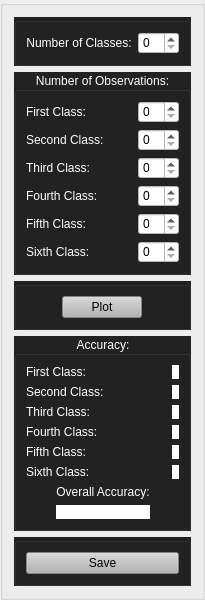
          <widget class="QGroupBox" name="GB_PLSDA_PltDetails">
           <property name="sizePolicy">
            <sizepolicy hsizetype="Fixed" vsizetype="Preferred">
             <horstretch>0</horstretch>
             <verstretch>0</verstretch>
            </sizepolicy>
           </property>
           <property name="title">
            <string/>
           </property>
           <layout class="QGridLayout" name="gridLayout_8">
            <item row="0" column="0">
             <layout class="QVBoxLayout" name="verticalLayout_32">
              <item>
               <widget class="QGroupBox" name="groupBox_15">
                <property name="styleSheet">
                 <string notr="true">background-color: rgb(34, 34, 34);
color: white;</string>
                </property>
                <property name="title">
                 <string/>
                </property>
                <layout class="QGridLayout" name="gridLayout_6">
                 <item row="0" column="0">
                  <layout class="QHBoxLayout" name="horizontalLayout_20">
                   <item>
                    <widget class="QLabel" name="label_8">
                     <property name="styleSheet">
                      <string notr="true">color: white;</string>
                     </property>
                     <property name="text">
                      <string>Number of Classes:</string>
                     </property>
                     <property name="alignment">
                      <set>Qt::AlignCenter</set>
                     </property>
                    </widget>
                   </item>
                   <item>
                    <widget class="QSpinBox" name="SP_Classes">
                     <property name="sizePolicy">
                      <sizepolicy hsizetype="Maximum" vsizetype="Fixed">
                       <horstretch>0</horstretch>
                       <verstretch>0</verstretch>
                      </sizepolicy>
                     </property>
                     <property name="styleSheet">
                      <string notr="true">background-color: rgb(255, 255, 255);
color: black;</string>
                     </property>
                    </widget>
                   </item>
                  </layout>
                 </item>
                </layout>
               </widget>
              </item>
              <item>
               <widget class="QGroupBox" name="groupBox_3">
                <property name="styleSheet">
                 <string notr="true">background-color: rgb(34, 34, 34);
color: white;</string>
                </property>
                <property name="title">
                 <string>Number of Observations:</string>
                </property>
                <property name="alignment">
                 <set>Qt::AlignCenter</set>
                </property>
                <layout class="QGridLayout" name="gridLayout_5">
                 <item row="0" column="0">
                  <layout class="QHBoxLayout" name="horizontalLayout_21">
                   <item>
                    <layout class="QVBoxLayout" name="verticalLayout_24">
                     <item>
                      <widget class="QLabel" name="LB_1stClass">
                       <property name="styleSheet">
                        <string notr="true">color: white;</string>
                       </property>
                       <property name="text">
                        <string>First Class:</string>
                       </property>
                       <property name="alignment">
                        <set>Qt::AlignLeading|Qt::AlignLeft|Qt::AlignVCenter</set>
                       </property>
                      </widget>
                     </item>
                     <item>
                      <widget class="QLabel" name="LB_2ndClass">
                       <property name="styleSheet">
                        <string notr="true">color: white;</string>
                       </property>
                       <property name="text">
                        <string>Second Class:</string>
                       </property>
                       <property name="alignment">
                        <set>Qt::AlignLeading|Qt::AlignLeft|Qt::AlignVCenter</set>
                       </property>
                      </widget>
                     </item>
                     <item>
                      <widget class="QLabel" name="LB_3rdClass">
                       <property name="styleSheet">
                        <string notr="true">color: white;</string>
                       </property>
                       <property name="text">
                        <string>Third Class:</string>
                       </property>
                       <property name="alignment">
                        <set>Qt::AlignLeading|Qt::AlignLeft|Qt::AlignVCenter</set>
                       </property>
                      </widget>
                     </item>
                     <item>
                      <widget class="QLabel" name="LB_4thClass">
                       <property name="styleSheet">
                        <string notr="true">color: white;</string>
                       </property>
                       <property name="text">
                        <string>Fourth Class:</string>
                       </property>
                       <property name="alignment">
                        <set>Qt::AlignLeading|Qt::AlignLeft|Qt::AlignVCenter</set>
                       </property>
                      </widget>
                     </item>
                     <item>
                      <widget class="QLabel" name="LB_5thClass">
                       <property name="styleSheet">
                        <string notr="true">color: white;</string>
                       </property>
                       <property name="text">
                        <string>Fifth Class:</string>
                       </property>
                       <property name="alignment">
                        <set>Qt::AlignLeading|Qt::AlignLeft|Qt::AlignVCenter</set>
                       </property>
                      </widget>
                     </item>
                     <item>
                      <widget class="QLabel" name="LB_6thClass">
                       <property name="styleSheet">
                        <string notr="true">color: white;</string>
                       </property>
                       <property name="text">
                        <string>Sixth Class:</string>
                       </property>
                      </widget>
                     </item>
                    </layout>
                   </item>
                   <item>
                    <spacer name="horizontalSpacer_23">
                     <property name="orientation">
                      <enum>Qt::Horizontal</enum>
                     </property>
                     <property name="sizeHint" stdset="0">
                      <size>
                       <width>13</width>
                       <height>20</height>
                      </size>
                     </property>
                    </spacer>
                   </item>
                   <item>
                    <layout class="QVBoxLayout" name="verticalLayout_25">
                     <item>
                      <widget class="QSpinBox" name="SP_1stClass">
                       <property name="styleSheet">
                        <string notr="true">background-color: rgb(255, 255, 255);
color: black;</string>
                       </property>
                      </widget>
                     </item>
                     <item>
                      <widget class="QSpinBox" name="SP_2ndClass">
                       <property name="styleSheet">
                        <string notr="true">background-color: rgb(255, 255, 255);
color: black;</string>
                       </property>
                      </widget>
                     </item>
                     <item>
                      <widget class="QSpinBox" name="SP_3rdClass">
                       <property name="styleSheet">
                        <string notr="true">background-color: rgb(255, 255, 255);
color: black;</string>
                       </property>
                      </widget>
                     </item>
                     <item>
                      <widget class="QSpinBox" name="SP_4thClass">
                       <property name="styleSheet">
                        <string notr="true">background-color: rgb(255, 255, 255);
color: black;</string>
                       </property>
                      </widget>
                     </item>
                     <item>
                      <widget class="QSpinBox" name="SP_5thClass">
                       <property name="styleSheet">
                        <string notr="true">background-color: rgb(255, 255, 255);
color: black;</string>
                       </property>
                      </widget>
                     </item>
                     <item>
                      <widget class="QSpinBox" name="SP_6thClass">
                       <property name="styleSheet">
                        <string notr="true">background-color: rgb(255, 255, 255);
color: black;</string>
                       </property>
                      </widget>
                     </item>
                    </layout>
                   </item>
                  </layout>
                 </item>
                </layout>
               </widget>
              </item>
              <item>
               <widget class="QGroupBox" name="groupBox_7">
                <property name="styleSheet">
                 <string notr="true">background-color: rgb(34, 34, 34);
color: black;</string>
                </property>
                <property name="title">
                 <string/>
                </property>
                <layout class="QGridLayout" name="gridLayout_7">
                 <item row="0" column="0">
                  <widget class="QPushButton" name="PB_PltPred_Ref_Class">
                   <property name="sizePolicy">
                    <sizepolicy hsizetype="Maximum" vsizetype="Maximum">
                     <horstretch>0</horstretch>
                     <verstretch>0</verstretch>
                    </sizepolicy>
                   </property>
                   <property name="styleSheet">
                    <string notr="true">background-color: rgb(180, 180, 180);</string>
                   </property>
                   <property name="text">
                    <string>Plot</string>
                   </property>
                  </widget>
                 </item>
                </layout>
               </widget>
              </item>
              <item>
               <widget class="QGroupBox" name="groupBox">
                <property name="styleSheet">
                 <string notr="true">background-color: rgb(34, 34, 34);
color: white;</string>
                </property>
                <property name="title">
                 <string>Accuracy:</string>
                </property>
                <property name="alignment">
                 <set>Qt::AlignCenter</set>
                </property>
                <layout class="QVBoxLayout" name="verticalLayout_30">
                 <item>
                  <layout class="QVBoxLayout" name="verticalLayout_29">
                   <item>
                    <layout class="QHBoxLayout" name="horizontalLayout_22">
                     <item>
                      <layout class="QVBoxLayout" name="verticalLayout_26">
                       <item>
                        <widget class="QLabel" name="LB_Accur_1stCls1">
                         <property name="styleSheet">
                          <string notr="true">color: white;</string>
                         </property>
                         <property name="text">
                          <string>First Class:</string>
                         </property>
                        </widget>
                       </item>
                       <item>
                        <widget class="QLabel" name="LB_Accur_2ndCls1">
                         <property name="styleSheet">
                          <string notr="true">color: white;</string>
                         </property>
                         <property name="text">
                          <string>Second Class:</string>
                         </property>
                        </widget>
                       </item>
                       <item>
                        <widget class="QLabel" name="LB_Accur_3rdCls1">
                         <property name="styleSheet">
                          <string notr="true">color: white;</string>
                         </property>
                         <property name="text">
                          <string>Third Class:</string>
                         </property>
                        </widget>
                       </item>
                       <item>
                        <widget class="QLabel" name="LB_Accur_4thCls1">
                         <property name="styleSheet">
                          <string notr="true">color: white;</string>
                         </property>
                         <property name="text">
                          <string>Fourth Class:</string>
                         </property>
                        </widget>
                       </item>
                       <item>
                        <widget class="QLabel" name="LB_Accur_5thCls1">
                         <property name="styleSheet">
                          <string notr="true">color: white;</string>
                         </property>
                         <property name="text">
                          <string>Fifth Class:</string>
                         </property>
                        </widget>
                       </item>
                       <item>
                        <widget class="QLabel" name="LB_Accur_6thCls1">
                         <property name="styleSheet">
                          <string notr="true">color: white;</string>
                         </property>
                         <property name="text">
                          <string>Sixth Class:</string>
                         </property>
                        </widget>
                       </item>
                      </layout>
                     </item>
                     <item>
                      <spacer name="horizontalSpacer_24">
                       <property name="orientation">
                        <enum>Qt::Horizontal</enum>
                       </property>
                       <property name="sizeHint" stdset="0">
                        <size>
                         <width>40</width>
                         <height>20</height>
                        </size>
                       </property>
                      </spacer>
                     </item>
                     <item>
                      <layout class="QVBoxLayout" name="verticalLayout_27">
                       <item>
                        <widget class="QLabel" name="LB_Accur_1stCls">
                         <property name="styleSheet">
                          <string notr="true">background-color: rgb(255, 255, 255);
color: black;</string>
                         </property>
                         <property name="text">
                          <string/>
                         </property>
                         <property name="alignment">
                          <set>Qt::AlignCenter</set>
                         </property>
                        </widget>
                       </item>
                       <item>
                        <widget class="QLabel" name="LB_Accur_2ndCls">
                         <property name="styleSheet">
                          <string notr="true">background-color: rgb(255, 255, 255);
color: black;</string>
                         </property>
                         <property name="text">
                          <string/>
                         </property>
                         <property name="alignment">
                          <set>Qt::AlignCenter</set>
                         </property>
                        </widget>
                       </item>
                       <item>
                        <widget class="QLabel" name="LB_Accur_3rdCls">
                         <property name="styleSheet">
                          <string notr="true">background-color: rgb(255, 255, 255);
color: black;</string>
                         </property>
                         <property name="text">
                          <string/>
                         </property>
                         <property name="alignment">
                          <set>Qt::AlignCenter</set>
                         </property>
                        </widget>
                       </item>
                       <item>
                        <widget class="QLabel" name="LB_Accur_4thCls">
                         <property name="styleSheet">
                          <string notr="true">background-color: rgb(255, 255, 255);
color: black;</string>
                         </property>
                         <property name="text">
                          <string/>
                         </property>
                         <property name="alignment">
                          <set>Qt::AlignCenter</set>
                         </property>
                        </widget>
                       </item>
                       <item>
                        <widget class="QLabel" name="LB_Accur_5thCls">
                         <property name="styleSheet">
                          <string notr="true">background-color: rgb(255, 255, 255);
color: black;</string>
                         </property>
                         <property name="text">
                          <string/>
                         </property>
                         <property name="alignment">
                          <set>Qt::AlignCenter</set>
                         </property>
                        </widget>
                       </item>
                       <item>
                        <widget class="QLabel" name="LB_Accur_6thCls">
                         <property name="styleSheet">
                          <string notr="true">background-color: rgb(255, 255, 255);
color: black;</string>
                         </property>
                         <property name="text">
                          <string/>
                         </property>
                        </widget>
                       </item>
                      </layout>
                     </item>
                    </layout>
                   </item>
                   <item>
                    <layout class="QHBoxLayout" name="horizontalLayout_23">
                     <item>
                      <spacer name="horizontalSpacer_25">
                       <property name="orientation">
                        <enum>Qt::Horizontal</enum>
                       </property>
                       <property name="sizeHint" stdset="0">
                        <size>
                         <width>18</width>
                         <height>20</height>
                        </size>
                       </property>
                      </spacer>
                     </item>
                     <item>
                      <layout class="QVBoxLayout" name="verticalLayout_28">
                       <item>
                        <widget class="QLabel" name="LB_Overall_Accur1">
                         <property name="sizePolicy">
                          <sizepolicy hsizetype="Preferred" vsizetype="Maximum">
                           <horstretch>0</horstretch>
                           <verstretch>0</verstretch>
                          </sizepolicy>
                         </property>
                         <property name="styleSheet">
                          <string notr="true">color: white;</string>
                         </property>
                         <property name="text">
                          <string>Overall Accuracy:</string>
                         </property>
                         <property name="alignment">
                          <set>Qt::AlignCenter</set>
                         </property>
                        </widget>
                       </item>
                       <item>
                        <widget class="QLabel" name="LB_Overall_Accur">
                         <property name="sizePolicy">
                          <sizepolicy hsizetype="Preferred" vsizetype="Maximum">
                           <horstretch>0</horstretch>
                           <verstretch>0</verstretch>
                          </sizepolicy>
                         </property>
                         <property name="styleSheet">
                          <string notr="true">background-color: rgb(255, 255, 255);
color: black;</string>
                         </property>
                         <property name="text">
                          <string/>
                         </property>
                         <property name="alignment">
                          <set>Qt::AlignCenter</set>
                         </property>
                        </widget>
                       </item>
                      </layout>
                     </item>
                     <item>
                      <spacer name="horizontalSpacer_26">
                       <property name="orientation">
                        <enum>Qt::Horizontal</enum>
                       </property>
                       <property name="sizeHint" stdset="0">
                        <size>
                         <width>18</width>
                         <height>20</height>
                        </size>
                       </property>
                      </spacer>
                     </item>
                    </layout>
                   </item>
                  </layout>
                 </item>
                </layout>
               </widget>
              </item>
              <item>
               <widget class="QGroupBox" name="groupBox_9">
                <property name="styleSheet">
                 <string notr="true">background-color: rgb(34, 34, 34);
color: black;</string>
                </property>
                <property name="title">
                 <string/>
                </property>
                <layout class="QVBoxLayout" name="verticalLayout_31">
                 <item>
                  <widget class="QPushButton" name="PB_Sve_PredRef_Class">
                   <property name="sizePolicy">
                    <sizepolicy hsizetype="Preferred" vsizetype="Fixed">
                     <horstretch>0</horstretch>
                     <verstretch>0</verstretch>
                    </sizepolicy>
                   </property>
                   <property name="styleSheet">
                    <string notr="true">background-color: rgb(180, 180, 180);</string>
                   </property>
                   <property name="text">
                    <string>Save</string>
                   </property>
                  </widget>
                 </item>
                </layout>
               </widget>
              </item>
             </layout>
            </item>
           </layout>
          </widget>
